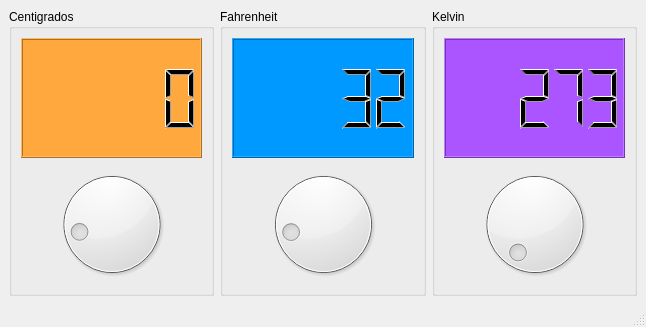
<?xml version="1.0" encoding="UTF-8"?>
<ui version="4.0">
 <class>Ventana</class>
 <widget class="QMainWindow" name="Ventana">
  <property name="geometry">
   <rect>
    <x>0</x>
    <y>0</y>
    <width>646</width>
    <height>327</height>
   </rect>
  </property>
  <property name="windowTitle">
   <string>Ventana</string>
  </property>
  <property name="windowIcon">
   <iconset resource="recursos.qrc">
    <normaloff>:/new/prefix1/iconos/caliente.png</normaloff>:/new/prefix1/iconos/caliente.png</iconset>
  </property>
  <widget class="QWidget" name="centralwidget">
   <layout class="QHBoxLayout" name="horizontalLayout">
    <item>
     <widget class="QGroupBox" name="groupBox">
      <property name="title">
       <string>Centigrados</string>
      </property>
      <layout class="QVBoxLayout" name="verticalLayout">
       <item>
        <widget class="QLCDNumber" name="out_cent">
         <property name="styleSheet">
          <string notr="true">background-color: rgb(255, 168, 61);
alternate-background-color: rgb(255, 205, 7);
color: rgb(0, 0, 0);</string>
         </property>
        </widget>
       </item>
       <item>
        <widget class="QDial" name="in_cent">
         <property name="minimum">
          <number>-18</number>
         </property>
        </widget>
       </item>
      </layout>
     </widget>
    </item>
    <item>
     <widget class="QGroupBox" name="groupBox_2">
      <property name="title">
       <string>Fahrenheit</string>
      </property>
      <layout class="QVBoxLayout" name="verticalLayout_2">
       <item>
        <widget class="QLCDNumber" name="out_fahr">
         <property name="styleSheet">
          <string notr="true">background-color: rgb(0, 153, 255);
color: rgb(0, 0, 0);</string>
         </property>
         <property name="value" stdset="0">
          <double>32.000000000000000</double>
         </property>
        </widget>
       </item>
       <item>
        <widget class="QDial" name="in_fahr">
         <property name="maximum">
          <number>210</number>
         </property>
         <property name="sliderPosition">
          <number>32</number>
         </property>
        </widget>
       </item>
      </layout>
     </widget>
    </item>
    <item>
     <widget class="QGroupBox" name="groupBox_3">
      <property name="title">
       <string>Kelvin</string>
      </property>
      <layout class="QVBoxLayout" name="verticalLayout_3">
       <item>
        <widget class="QLCDNumber" name="out_kelvin">
         <property name="styleSheet">
          <string notr="true">background-color: rgb(170, 85, 255);
color: rgb(0, 0, 0);</string>
         </property>
         <property name="value" stdset="0">
          <double>273.000000000000000</double>
         </property>
         <property name="intValue" stdset="0">
          <number>273</number>
         </property>
        </widget>
       </item>
       <item>
        <widget class="QDial" name="in_kelvin">
         <property name="minimum">
          <number>255</number>
         </property>
         <property name="maximum">
          <number>373</number>
         </property>
        </widget>
       </item>
      </layout>
     </widget>
    </item>
   </layout>
  </widget>
  <widget class="QStatusBar" name="statusbar"/>
 </widget>
 <resources>
  <include location="recursos.qrc"/>
 </resources>
 <connections>
  <connection>
   <sender>in_cent</sender>
   <signal>valueChanged(int)</signal>
   <receiver>out_cent</receiver>
   <slot>display(int)</slot>
   <hints>
    <hint type="sourcelabel">
     <x>121</x>
     <y>228</y>
    </hint>
    <hint type="destinationlabel">
     <x>121</x>
     <y>112</y>
    </hint>
   </hints>
  </connection>
  <connection>
   <sender>in_fahr</sender>
   <signal>valueChanged(int)</signal>
   <receiver>out_fahr</receiver>
   <slot>display(int)</slot>
   <hints>
    <hint type="sourcelabel">
     <x>351</x>
     <y>228</y>
    </hint>
    <hint type="destinationlabel">
     <x>351</x>
     <y>112</y>
    </hint>
   </hints>
  </connection>
  <connection>
   <sender>in_kelvin</sender>
   <signal>valueChanged(int)</signal>
   <receiver>out_kelvin</receiver>
   <slot>display(int)</slot>
   <hints>
    <hint type="sourcelabel">
     <x>581</x>
     <y>228</y>
    </hint>
    <hint type="destinationlabel">
     <x>581</x>
     <y>112</y>
    </hint>
   </hints>
  </connection>
 </connections>
</ui>
